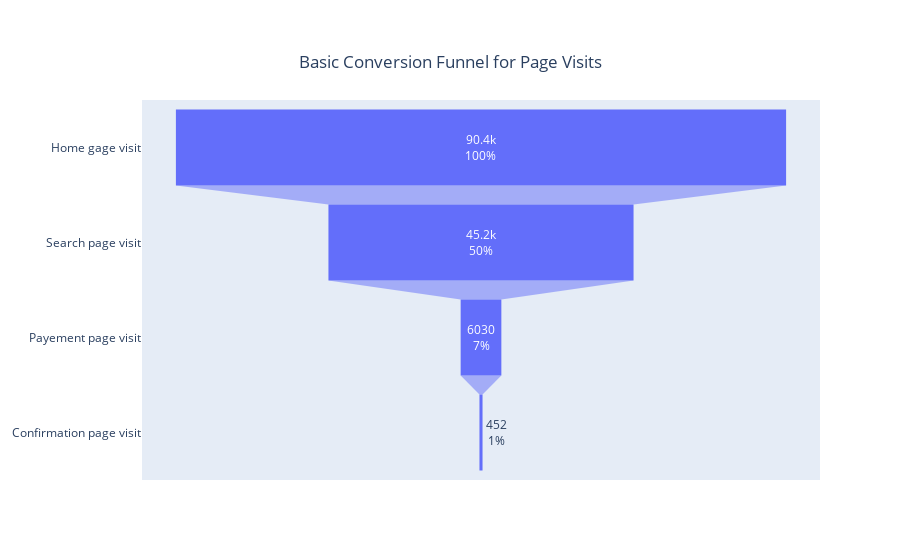

This figure's notebook cell:
### Markdown cell above
### 3.1 Basic conversion funnel 

* What’s the conversion rate of each process? 
* Through which process we lost the most customers?

### Code cell
from plotly.offline import plot, iplot, init_notebook_mode
import plotly.graph_objs as go
init_notebook_mode(connected=True)


fig=go.Figure(go.Funnel(
        y=['Home gage visit','Search page visit','Payement page visit','Confirmation page visit'],
        x=data_cr.sum()[4:],
        textinfo='value+percent initial'))
fig.update_layout(
        title={'text':'Basic Conversion Funnel for Page Visits',
              'y':0.9,
              'x':0.5,
              'xanchor':'center',
              'yanchor':'top'})
fig.show()

### Figure 1 — Plotly figure (JSON) as saved in the notebook; plotly's stock layout.template omitted (floating-point values rounded to 4 significant figures)
{"data": [{"textinfo": "value+percent initial", "type": "funnel", "x": [90400, 45200, 6030, 452], "y": ["Home gage visit", "Search page visit", "Payement page visit", "Confirmation page visit"]}], "layout": {"title": {"text": "Basic Conversion Funnel for Page Visits", "x": 0.5, "xanchor": "center", "y": 0.9, "yanchor": "top"}}}
